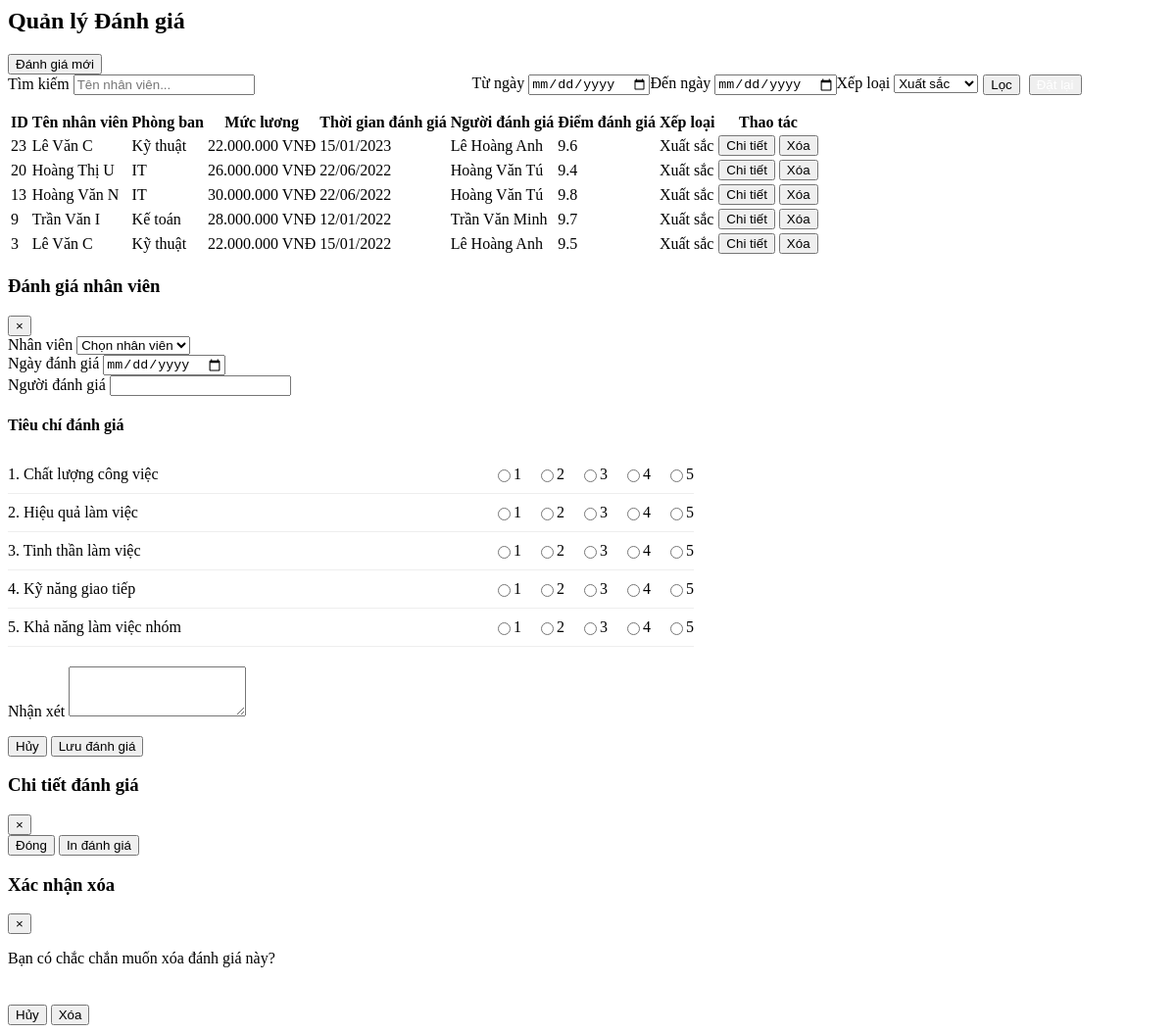
The app's page /pages/assessment.php?rating=Xuất sắc with its own data.
### tables this page shows
CREATE TABLE Assessment (
    id INT PRIMARY KEY AUTO_INCREMENT,
    Ten_nhan_vien VARCHAR(50) NOT NULL,
    Thoi_gian DATE,
    Nguoi_danh_gia VARCHAR(50),
    Diem_danh_gia DECIMAL(3,1),
    Xep_loai VARCHAR(20)
);

CREATE TABLE Employee (
    id INT PRIMARY KEY AUTO_INCREMENT,
    Ten_nhan_vien VARCHAR(50) NOT NULL,
    Gioi_tinh VARCHAR(10),
    Phong_ban VARCHAR(50),
    Chuc_vu VARCHAR(50),
    Muc_luong DECIMAL(12,2),
    Ngay_bat_dau_hop_dong DATE,
    Ngay_ket_thuc_hop_dong DATE,
    Loai_hop_dong VARCHAR(30),
    Luong_co_ban DECIMAL(12,2),
    Luong_thuc_te DECIMAL(12,2),
    Phu_cap DECIMAL(12,2),
    Luong_thuong DECIMAL(12,2),
    Cac_khoan_tru DECIMAL(12,2),
    Thue DECIMAL(12,2),
    Thuc_lanh DECIMAL(12,2)
);

### pages/assessment.php (the view, shortened to what this page needs)
<?php
$servername = "localhost";
$username = "root";
$password = "";
$dbname = "CompanyManagement";
try {
    $conn = new PDO("mysql:host=$servername;dbname=$dbname", $username, $password);
    $conn->setAttribute(PDO::ATTR_ERRMODE, PDO::ERRMODE_EXCEPTION);
} catch (PDOException $e) {
    die("Connection failed: " . $e->getMessage());
}
$where_conditions = [];
$params = [];
if (isset($_GET['rating']) && !empty($_GET['rating'])) {
    $where_conditions[] = "a.Xep_loai = ?";
    $params[] = $_GET['rating'];
}
$where_clause = "";
if (!empty($where_conditions)) {
    $where_clause = "WHERE " . implode(" AND ", $where_conditions);
}
$order_by = "ORDER BY a.id DESC";
?>
<div class="assessment-container">
    <div class="card">
        <div class="card-header">
            <h2 class="card-title">Quản lý Đánh giá</h2>
            <button class="btn btn-primary" onclick="openAssessmentModal()">Đánh giá mới</button>
        </div>
        <div class="filter-section">
            <form method="GET" id="assessmentFilterForm" style="display: flex; width: 100%;">
                <div class="filter-item" style="width:40%; flex: none;">
                    <label for="search">Tìm kiếm</label>
                    <input type="text" id="search" name="search" placeholder="Tên nhân viên..."
                        class="form-control" value="<?php echo isset($_GET['search']) ? htmlspecialchars($_GET['search']) : ''; ?>">
                </div>
                <div class="filter-item">
                    <label for="date_from">Từ ngày</label>
                    <input type="date" id="date_from" name="date_from" class="form-control"
                        value="<?php echo isset($_GET['date_from']) ? htmlspecialchars($_GET['date_from']) : ''; ?>">
                </div>
                <div class="filter-item">
                    <label for="date_to">Đến ngày</label>
                    <input type="date" id="date_to" name="date_to" class="form-control"
                        value="<?php echo isset($_GET['date_to']) ? htmlspecialchars($_GET['date_to']) : ''; ?>">
                </div>
                <div class="filter-item">
                    <label for="rating">Xếp loại</label>
                    <select id="rating" name="rating" class="form-control">
                        <option value="Xuất sắc" <?php echo (isset($_GET['rating']) && $_GET['rating'] == 'Xuất sắc') ? 'selected' : ''; ?>>Xuất sắc</option>
                    </select>
                </div>
                <div class="filter-item" style="align-items: flex-end;flex-direction: row;margin-left: 5px;">
                    <button type="submit" style="margin-right: 5px;" class="btn btn-primary">Lọc</button>
                    <button type="button" class="btn btn-secondary">
                        <a href="index.php?page=assessment" style="text-decoration: none;color: white;">
                        </a>
                    </button>
                </div>
            </form>
        </div>
        <table class="data-table">
            <thead>
                <tr>
                    <th>ID</th>
                    <th>Tên nhân viên</th>
                    <th>Phòng ban</th>
                    <th>Mức lương</th>
                    <th>Thời gian đánh giá</th>
                    <th>Người đánh giá</th>
                    <th>Điểm đánh giá</th>
                    <th>Xếp loại</th>
                    <th>Thao tác</th>
                </tr>
            </thead>
            <tbody>
                <?php
                $sql = "SELECT a.id, e.Ten_nhan_vien, e.Phong_ban, e.Muc_luong, a.Thoi_gian, a.Nguoi_danh_gia, a.Diem_danh_gia, a.Xep_loai
                        FROM Assessment a
                        JOIN Employee e ON a.Ten_nhan_vien = e.Ten_nhan_vien
                        $where_clause $order_by";
                $stmt = $conn->prepare($sql);
                $stmt->execute($params);
                $assessments = $stmt->fetchAll(PDO::FETCH_ASSOC);
                if (count($assessments) > 0) {
                    foreach ($assessments as $assessment) {
                        echo "<tr>";
                        echo "<td>{$assessment['id']}</td>";
                        echo "<td>{$assessment['Ten_nhan_vien']}</td>";
                        echo "<td>{$assessment['Phong_ban']}</td>";
                        echo "<td>" . number_format($assessment['Muc_luong'], 0, ',', '.') . " VNĐ</td>";
                        echo "<td>" . date('d/m/Y', strtotime($assessment['Thoi_gian'])) . "</td>";
                        echo "<td>{$assessment['Nguoi_danh_gia']}</td>";
                        echo "<td>{$assessment['Diem_danh_gia']}</td>";
                        echo "<td>{$assessment['Xep_loai']}</td>";
                        echo "<td>
                                <button class='btn btn-info btn-sm' onclick='viewAssessmentDetails({$assessment['id']})'>Chi tiết</button>
                                <button class='btn btn-danger btn-sm' onclick='confirmDeleteAssessment({$assessment['id']})'>Xóa</button>
                              </td>";
                        echo "</tr>";
                    }
                } else {
                    echo "<tr><td colspan='9' style='text-align: center;'>Không tìm thấy dữ liệu đánh giá</td></tr>";
                }
                ?>
            </tbody>
        </table>
    </div>
</div>
<div class="modal" id="assessmentModal">
    <div class="modal-content" style="width: 700px; max-width: 90%;">
        <div class="modal-header">
            <h3 class="modal-title">Đánh giá nhân viên</h3>
            <button class="close-btn" onclick="closeModal('assessmentModal')">&times;</button>
        </div>
        <div class="modal-body">
            <form id="assessmentForm" method="POST">
                <div class="form-group">
                    <label for="assessment_employee">Nhân viên</label>
                    <select id="assessment_employee" name="employee" class="form-control" required>
                        <option value="">Chọn nhân viên</option>
                    </select>
                </div>
                <div class="form-group">
                    <label for="assessment_date">Ngày đánh giá</label>
                    <input type="date" id="assessment_date" name="date" class="form-control" required>
                </div>
                <div class="form-group">
                    <label for="assessment_evaluator">Người đánh giá</label>
                    <input type="text" id="assessment_evaluator" name="evaluator" class="form-control" required>
                </div>
                <h4 class="mt-4">Tiêu chí đánh giá</h4>
                <div class="assessment-criteria">
                    <div class="criteria-item">
                        <label>1. Chất lượng công việc</label>
                        <div class="rating-group">
                            <?php
                            for($i = 1; $i <= 5; $i++) {
                                echo "<label><input type='radio' name='quality' value='$i'> $i</label>";
                            }
                            ?>
                        </div>
                    </div>
                    <div class="criteria-item">
                        <label>2. Hiệu quả làm việc</label>
                        <div class="rating-group">
                            <?php
                            for($i = 1; $i <= 5; $i++) {
                                echo "<label><input type='radio' name='efficiency' value='$i'> $i</label>";
                            }
                            ?>
                        </div>
                    </div>
                    <div class="criteria-item">
                        <label>3. Tinh thần làm việc</label>
                        <div class="rating-group">
                            <?php
                            for($i = 1; $i <= 5; $i++) {
                                echo "<label><input type='radio' name='attitude' value='$i'> $i</label>";
                            }
                            ?>
                        </div>
                    </div>
                    <div class="criteria-item">
                        <label>4. Kỹ năng giao tiếp</label>
                        <div class="rating-group">
                            <?php
                            for($i = 1; $i <= 5; $i++) {
                                echo "<label><input type='radio' name='communication' value='$i'> $i</label>";
                            }
                            ?>
                        </div>
                    </div>
                    <div class="criteria-item">
                        <label>5. Khả năng làm việc nhóm</label>
                        <div class="rating-group">
                            <?php
                            for($i = 1; $i <= 5; $i++) {
                                echo "<label><input type='radio' name='teamwork' value='$i'> $i</label>";
                            }
                            ?>
                        </div>
                    </div>
                </div>
                <div class="form-group">
                    <label for="assessment_comments">Nhận xét</label>
                    <textarea id="assessment_comments" name="comments" class="form-control" rows="3"></textarea>
                </div>
            </form>
        </div>
        <div class="modal-footer">
            <button class="btn btn-secondary" onclick="closeModal('assessmentModal')">Hủy</button>
            <button class="btn btn-primary" onclick="submitAssessment()">Lưu đánh giá</button>
        </div>
    </div>
</div>
<div class="modal" id="assessmentDetailsModal">
    <div class="modal-content">
        <div class="modal-header">
            <h3 class="modal-title">Chi tiết đánh giá</h3>
            <button class="close-btn" onclick="closeModal('assessmentDetailsModal')">&times;</button>
        </div>
        <div class="modal-footer">
            <button class="btn btn-secondary" onclick="closeModal('assessmentDetailsModal')">Đóng</button>
            <button class="btn btn-primary" onclick="printAssessmentDetails()">In đánh giá</button>
        </div>
    </div>
</div>
<div class="modal" id="deleteAssessmentModal">
    <div class="modal-content">
        <div class="modal-header">
            <h3 class="modal-title">Xác nhận xóa</h3>
            <button class="close-btn" onclick="closeModal('deleteAssessmentModal')">&times;</button>
        </div>
        <div class="modal-body" style="height: 7vh;">
            <p>Bạn có chắc chắn muốn xóa đánh giá này?</p>
        </div>
        <div class="modal-footer">
            <button class="btn btn-secondary" onclick="closeModal('deleteAssessmentModal')">Hủy</button>
            <button class="btn btn-danger" onclick="document.getElementById('deleteAssessmentForm').submit()">Xóa</button>
        </div>
    </div>
</div>

### pages/assessment.php (style rules this page uses)
.assessment-criteria { margin-bottom: 20px; }
.criteria-item { display: flex; justify-content: space-between; align-items: center; padding: 10px 0; border-bottom: 1px solid #eee; }
.rating-group { display: flex; gap: 15px; }
.rating-group label { display: flex; align-items: center; cursor: pointer; }

### records on screen
assessment: id "23", employee.Ten_nhan_vien "Lê Văn C", employee.Phong_ban "Kỹ thuật", employee.Muc_luong "22.000.000", Thoi_gian "15/01/2023", Nguoi_danh_gia "Lê Hoàng Anh", Diem_danh_gia "9.6", Xep_loai "Xuất sắc"
assessment: id "20", employee.Ten_nhan_vien "Hoàng Thị U", employee.Phong_ban "IT", employee.Muc_luong "26.000.000", Thoi_gian "22/06/2022", Nguoi_danh_gia "Hoàng Văn Tú", Diem_danh_gia "9.4", Xep_loai "Xuất sắc"
assessment: id "13", employee.Ten_nhan_vien "Hoàng Văn N", employee.Phong_ban "IT", employee.Muc_luong "30.000.000", Thoi_gian "22/06/2022", Nguoi_danh_gia "Hoàng Văn Tú", Diem_danh_gia "9.8", Xep_loai "Xuất sắc"
assessment: id "9", employee.Ten_nhan_vien "Trần Văn I", employee.Phong_ban "Kế toán", employee.Muc_luong "28.000.000", Thoi_gian "12/01/2022", Nguoi_danh_gia "Trần Văn Minh", Diem_danh_gia "9.7", Xep_loai "Xuất sắc"
assessment: id "3", employee.Ten_nhan_vien "Lê Văn C", employee.Phong_ban "Kỹ thuật", employee.Muc_luong "22.000.000", Thoi_gian "15/01/2022", Nguoi_danh_gia "Lê Hoàng Anh", Diem_danh_gia "9.5", Xep_loai "Xuất sắc"
